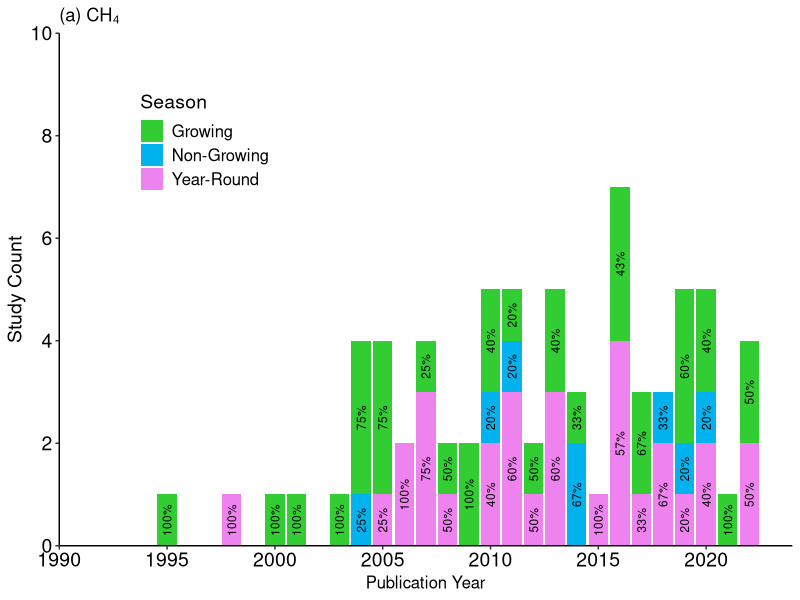
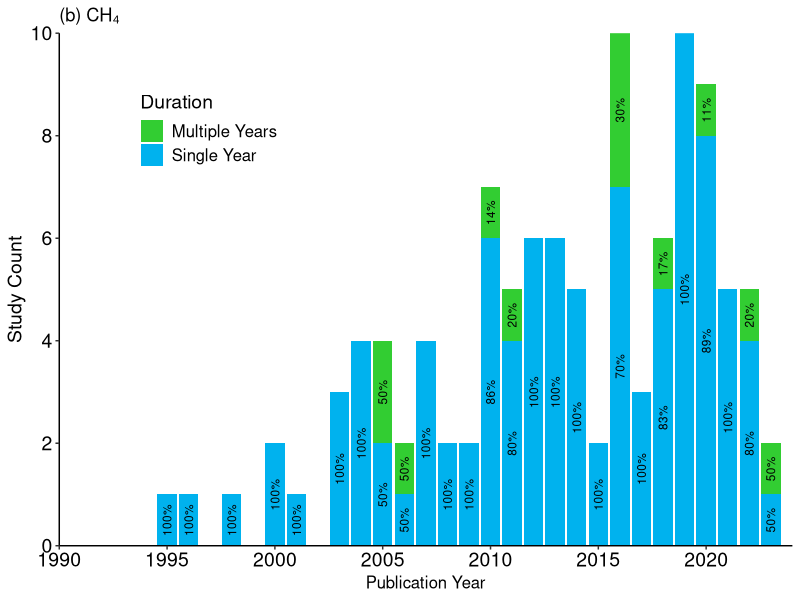
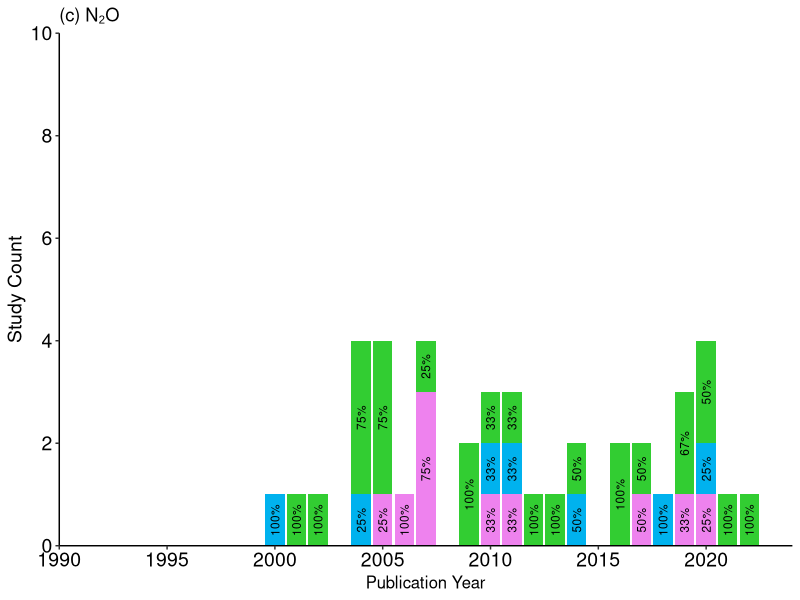
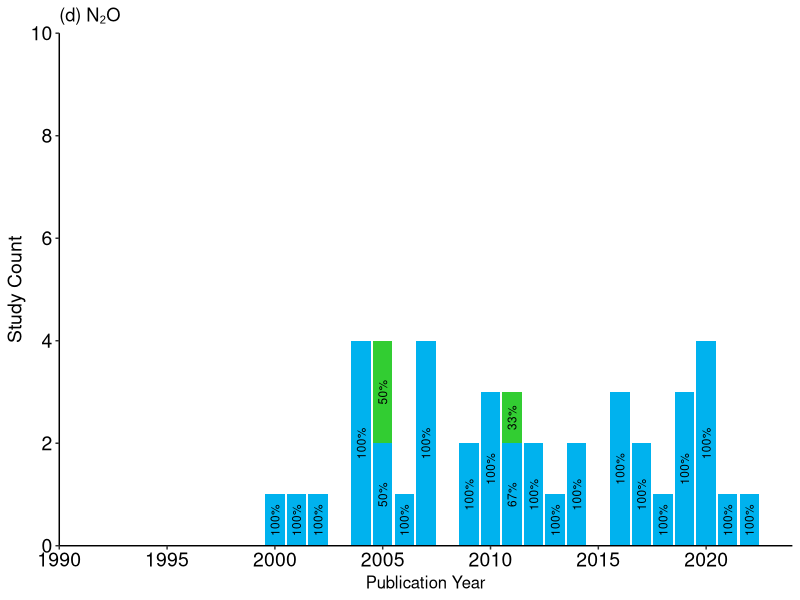
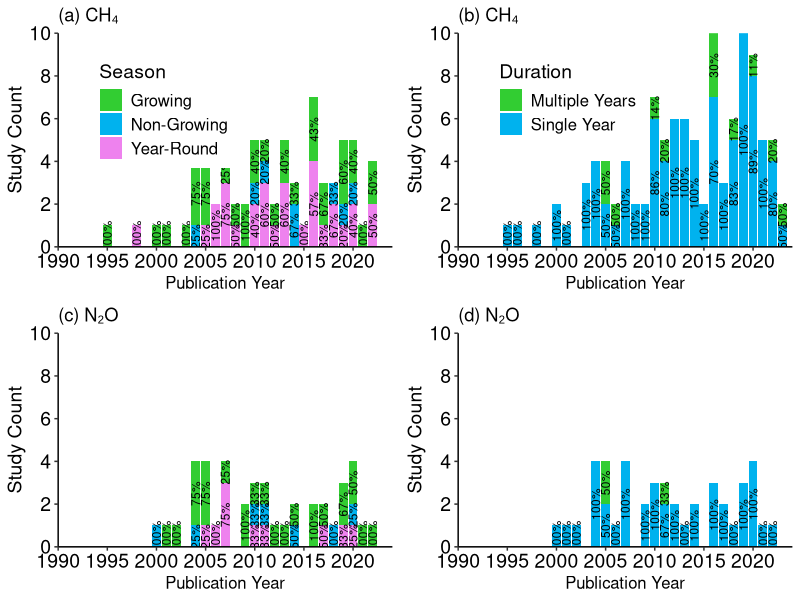

R code for these plots, in order:
#To prepare figures for study period and study length
#Figure 6
library(tidyverse); library(ggpubr)

#read data
GHG.CH4 <- read.csv("input/Canada GHG storage lit review data 20240611.csv",header = T)



#CH4
#obtain studies with field measurement 
GHG.storage <- GHG.CH4[grepl("Storage", GHG.CH4$GHG.source),]
GHG.storage <- GHG.storage[GHG.storage$CH4 == TRUE,]
GHG.storage <- GHG.storage %>%
  filter(str_detect(Technique, "Micrometeorology")|
           str_detect(Technique, "Incubation")|
           str_detect(Technique, "Animal chamber")|
           str_detect(Technique, "Soil chamber"))
sum(na.omit(GHG.storage$Manure.type == "Liquid, Solid")) #18
sum(na.omit(GHG.storage$Manure.type == "Liquid")) #68
sum(na.omit(GHG.storage$Manure.type == "Solid")) #22
sum(na.omit(GHG.storage$Season == "Growing")) #34
sum(na.omit(GHG.storage$Season == "Non-Growing")) #8
sum(na.omit(GHG.storage$Season == "Year-Round")) #30



#Figure 6a
#study period
season_data <- GHG.storage %>%
  separate_rows(Season, sep = ",\\s*") %>%
  filter(str_detect(Technique, "Micrometeorology")|
           str_detect(Technique, "Incubation")|
           str_detect(Technique, "Animal chamber")|
           str_detect(Technique, "Soil chamber")) %>%
  group_by(Pub..year,Season) %>%
  summarise(Number = n ()) %>%
  ungroup() %>%
  group_by(Pub..year) %>%
  na.omit()%>%
  mutate(Percentage = Number / sum(Number) * 100)



#Make graph
Figure6a  <- ggplot(data = na.omit(season_data), 
                aes(x = Pub..year, y = Number, fill = Season)) +
  geom_bar(stat = "identity") +
  labs(x = "Publication Year", y = "Study Count", title = "(a) CH₄") +
  scale_fill_manual(values = c("Growing" = "limegreen", 
                               "Non-Growing" = "deepskyblue2",
                               "Year-Round" = "violet")) +
  theme_classic() +
  theme(axis.text = element_text(size = 14, colour = "black"),
        axis.title.x = element_text(size = 14),
        axis.title.y = element_text(size = 14),
        legend.position = c(0.1, 0.9),  # Adjust the legend position
        legend.justification = c(0, 1),  # Align the legend to top-left
        legend.title = element_text(size = 14),  # Adjust legend title font size
        legend.text = element_text(size = 12),
        axis.line = element_line(color = "black")) +
  theme(axis.title.x = element_text(size = 12)) +
  geom_text(aes(label = paste0(round(Percentage, 0), "%")),
            position = position_stack(vjust = 0.5),
            angle = 90, size = 3) +
  scale_y_continuous(limits = c(0, 10), 
                     breaks = seq(0, 10, by = 2),
                     expand = c(0, 0)) +
  scale_x_continuous(limits = c(1990, 2024), 
                     breaks = seq(1990, 2024 , by = 5),
                     expand = c(0, 0))
Figure6a

#Figure 6b
#study length
period_data <- GHG.storage %>%
  separate_rows(Period, sep = ",\\s*") %>%
  filter(str_detect(Technique, "Micrometeorology")|
           str_detect(Technique, "Incubation")|
           str_detect(Technique, "Animal chamber")|
           str_detect(Technique, "Soil chamber")) %>%
  group_by(Pub..year,Period) %>%
  summarise(Number = n ()) %>%
  ungroup() %>%
  group_by(Pub..year) %>%
  na.omit()%>%
  mutate(Percentage = Number / sum(Number) * 100)

sum(period_data$Number[period_data$Period == "Single Year"]) #96 88.9%
sum(period_data$Number[period_data$Period == "Multiple Years"]) #12 11.1%



#Figure for period
Figure6b <- ggplot(data = na.omit(period_data), 
                aes(x = Pub..year, y = Number, fill = Period)) +
  geom_bar(stat = "identity") +
  labs(x = "Publication Year", y = "Study Count", fill = "Duration", title = "(b) CH₄") +
  scale_fill_manual(values = c("Single Year" = "deepskyblue2",
                               "Multiple Years" = "limegreen")) +
  theme_classic() +
  theme(axis.text = element_text(size = 14, colour = "black"),
        axis.title.x = element_text(size = 14),
        axis.title.y = element_text(size = 14),
        legend.position = c(0.1, 0.9),  # Adjust the legend position
        legend.justification = c(0, 1),  # Align the legend to top-left
        legend.title = element_text(size = 14),  # Adjust legend title font size
        legend.text = element_text(size = 12),
        axis.line = element_line(color = "black")) +
  theme(axis.title.x = element_text(size = 12)) +
  geom_text(aes(label = paste0(round(Percentage, 0), "%")),
            position = position_stack(vjust = 0.5),
            angle = 90, size = 3) +
  scale_y_continuous(limits = c(0, 10), 
                     breaks = seq(0, 10, by = 2),
                     expand = c(0, 0)) +
  scale_x_continuous(limits = c(1990, 2024), 
                     breaks = seq(1990, 2024 , by = 5),
                     expand = c(0, 0))
Figure6b



#N2O
#obtain studies with field measurement 
GHG.storage.N2O <- GHG.CH4[grepl("Storage", GHG.CH4$GHG.source),]
GHG.storage.N2O <- GHG.storage.N2O[GHG.storage.N2O$N2O == TRUE,]
GHG.storage.N2O <- GHG.storage.N2O %>%
  filter(str_detect(Technique, "Micrometeorology")|
           str_detect(Technique, "Incubation")|
           str_detect(Technique, "Animal chamber")|
           str_detect(Technique, "Soil chamber"))
sum(na.omit(GHG.storage.N2O$Manure.type == "Liquid, Solid")) #3
sum(na.omit(GHG.storage.N2O$Manure.type == "Liquid")) #21
sum(na.omit(GHG.storage.N2O$Manure.type == "Solid")) #20
sum(na.omit(GHG.storage.N2O$Season == "Growing")) #25
sum(na.omit(GHG.storage.N2O$Season == "Non-Growing")) #7
sum(na.omit(GHG.storage.N2O$Season == "Year-Round")) #10



#Figure 6c
#study period
season_data_N2O <- GHG.storage.N2O %>%
  separate_rows(Season, sep = ",\\s*") %>%
  filter(str_detect(Technique, "Micrometeorology")|
           str_detect(Technique, "Incubation")|
           str_detect(Technique, "Animal chamber")|
           str_detect(Technique, "Soil chamber")) %>%
  group_by(Pub..year,Season) %>%
  summarise(Number = n ()) %>%
  ungroup() %>%
  group_by(Pub..year) %>%
  na.omit()%>%
  mutate(Percentage = Number / sum(Number) * 100)



#Make graph
Figure6c  <- ggplot(data = na.omit(season_data_N2O), 
                 aes(x = Pub..year, y = Number, fill = Season)) +
  geom_bar(stat = "identity") +
  labs(x = "Publication Year", y = "Study Count", title = "(c) N₂O") +
  scale_fill_manual(values = c("Growing" = "limegreen", 
                               "Non-Growing" = "deepskyblue2",
                               "Year-Round" = "violet")) +
  theme_classic() +
  theme(axis.text = element_text(size = 14, colour = "black"),
        axis.title.x = element_text(size = 14),
        axis.title.y = element_text(size = 14),
        legend.position = "none",
        axis.line = element_line(color = "black")) +
  theme(axis.title.x = element_text(size = 12)) +
  geom_text(aes(label = paste0(round(Percentage, 0), "%")),
            position = position_stack(vjust = 0.5),
            angle = 90, size = 3) +
  scale_y_continuous(limits = c(0, 10), 
                     breaks = seq(0, 10, by = 2),
                     expand = c(0, 0)) +
  scale_x_continuous(limits = c(1990, 2024), 
                     breaks = seq(1990, 2024 , by = 5),
                     expand = c(0, 0))
Figure6c

#Figure 6d
#study length
period_data_N2O <- GHG.storage.N2O %>%
  separate_rows(Period, sep = ",\\s*") %>%
  filter(str_detect(Technique, "Micrometeorology")|
           str_detect(Technique, "Incubation")|
           str_detect(Technique, "Animal chamber")|
           str_detect(Technique, "Soil chamber")) %>%
  group_by(Pub..year,Period) %>%
  summarise(Number = n ()) %>%
  ungroup() %>%
  group_by(Pub..year) %>%
  na.omit()%>%
  mutate(Percentage = Number / sum(Number) * 100)

sum(period_data_N2O$Number[period_data_N2O$Period == "Single Year"]) #41
sum(period_data_N2O$Number[period_data_N2O$Period == "Multiple Years"]) #3



#Figure for period
Figure6d <- ggplot(data = na.omit(period_data_N2O), 
                aes(x = Pub..year, y = Number, fill = Period)) +
  geom_bar(stat = "identity") +
  labs(x = "Publication Year", y = "Study Count", fill = "Duration", title = "(d) N₂O") +
  scale_fill_manual(values = c("Single Year" = "deepskyblue2",
                               "Multiple Years" = "limegreen")) +
  theme_classic() +
  theme(axis.text = element_text(size = 14, colour = "black"),
        axis.title.x = element_text(size = 14),
        axis.title.y = element_text(size = 14),
        legend.position = "none",
        axis.line = element_line(color = "black")) +
  theme(axis.title.x = element_text(size = 12)) +
  geom_text(aes(label = paste0(round(Percentage, 0), "%")),
            position = position_stack(vjust = 0.5),
            angle = 90, size = 3) +
  scale_y_continuous(limits = c(0, 10), 
                     breaks = seq(0, 10, by = 2),
                     expand = c(0, 0)) +
  scale_x_continuous(limits = c(1990, 2024), 
                     breaks = seq(1990, 2024 , by = 5),
                     expand = c(0, 0))
Figure6d

# combine figures together
ggsave("output/Figure 6 - Study period and length CH4 and N2O.png",
       ggarrange(Figure6a, Figure6b, Figure6c, Figure6d,
                 ncol = 2, nrow = 2),
       width = 24, height = 24, units = "cm",
       dpi = 300)
